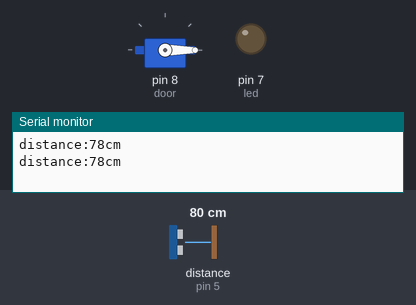
Simulated run of this sketch. Board: Arduino Uno, built with avr-gcc and run on an emulated ATmega328P. Parts: servo, output pins drawn as LEDs (lit = HIGH), the last lines printed to the serial monitor. Wiring (inferred from the names in the program): ultrasonic range finder: trigger pin 3; echo pin 5. Inputs (shaded band) come from the test bench; at power-on: distance to the obstacle (sensor on pin 5) 80 cm. The echo pulse lasts 58.3 µs per cm; pins used as bus, display or sensor lines are not drawn.

Above: at 1.8 s.
1.9 s: distance to the obstacle (sensor on pin 5) set to 33 cm
3.4 s: distance to the obstacle (sensor on pin 5) set to 28 cm
At 4.8 s:
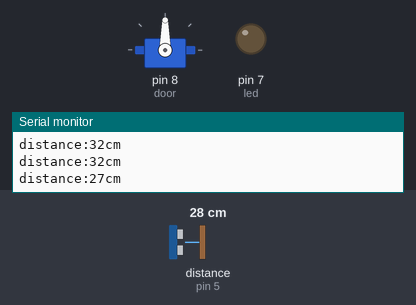
5.5 s: distance to the obstacle (sensor on pin 5) set to 35 cm
At 6.5 s:
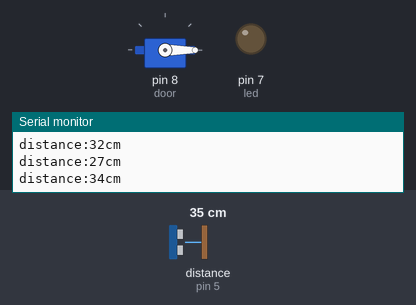
7.5 s: distance to the obstacle (sensor on pin 5) set to 2 cm
At 9.3 s:
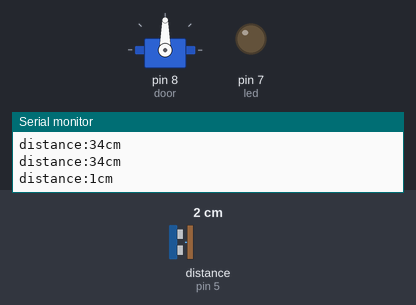
Timing chart, 0 to 10.5 s (numbered marks = the images above; inputs shaded):
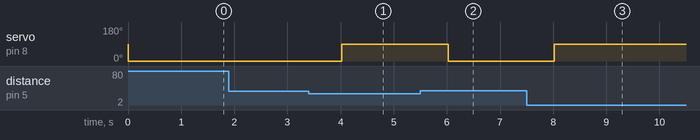

Measured:
- the behaviour switches between 31 and 30 cm on distance to the obstacle (sensor on pin 5) (found by bisection; images 0 and 1)
- after the input at 3.4 s, servo on pin 8 (door): 0° → 90° after 0.62 s
- after the input at 5.5 s, servo on pin 8 (door): 90° → 0° after 0.52 s
- after the input at 7.5 s, servo on pin 8 (door): 0° → 90° after 0.53 s

The sketch:

ultrasonic_sensor_with_servo.ino
```cpp
#include<Servo.h>
Servo door;
int trig=3;
int echo=5;
int led=7;
long duration;
int distance;
void setup()
{
  pinMode(trig,OUTPUT);
  pinMode(echo,INPUT);
  pinMode(led,OUTPUT);
  Serial.begin(9600);
  door.attach(8);
}
void loop()
{
  digitalWrite(trig,LOW);
  delayMicroseconds(2);
  digitalWrite(trig,HIGH);
  delayMicroseconds(10);
  digitalWrite(trig,LOW);
  duration=pulseIn(echo,HIGH);
  distance=duration * 0.034/2;
  Serial.print("distance:");
  Serial.print(distance);
  Serial.println("cm");
  if(distance<30)
  {
    door.write(90);
    delay(2000);
  }
  else
  {
    door.write(0);
    delay(1000);
  }

}
```
